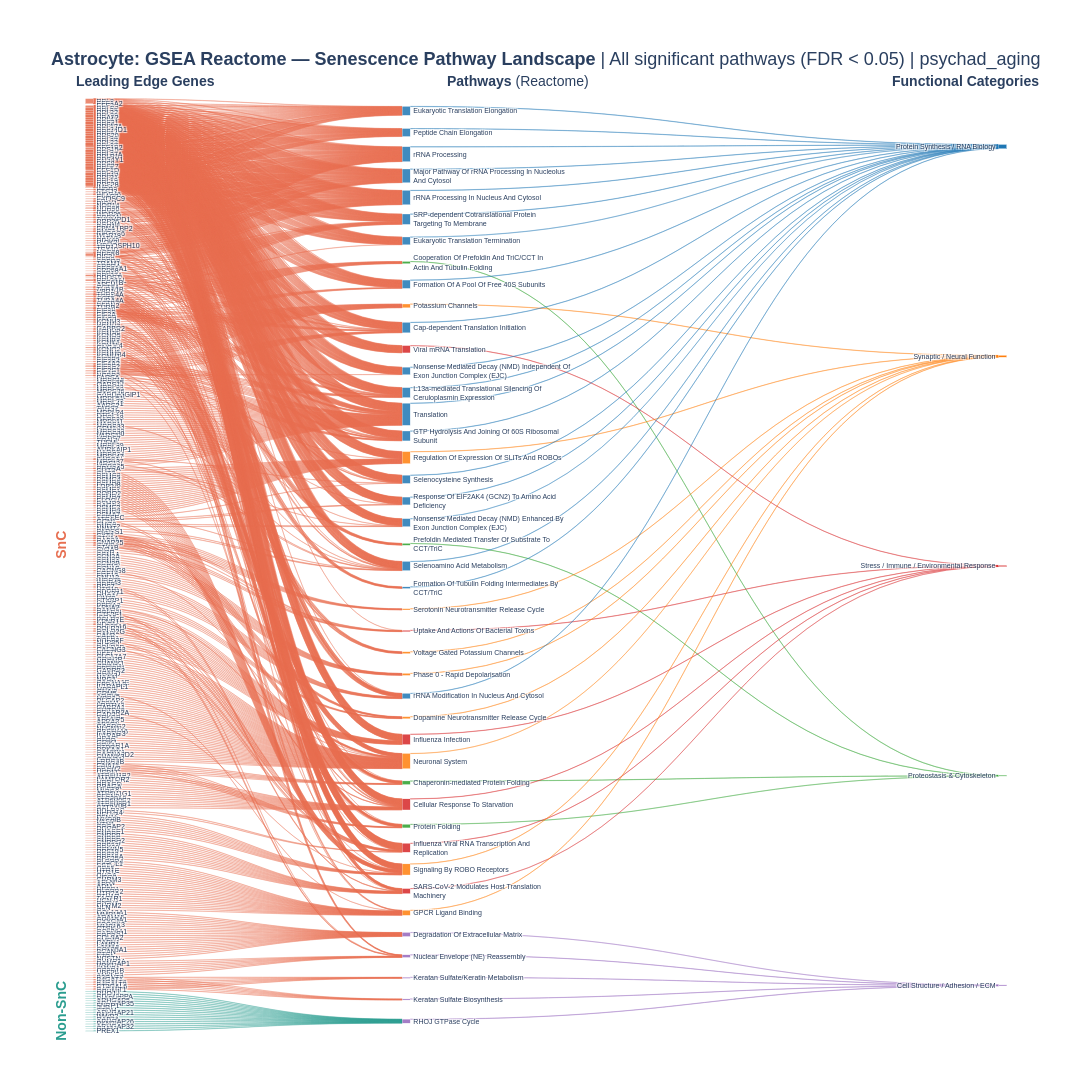

The cell this chart's notebook holds for it:
### Code cell
# ============================================================
# Step 6: Sankey — Gene → Pathway → Functional Category
# ALL leading-edge genes, |NES|-weighted, Reactome only
# ============================================================
import plotly.graph_objects as go
import numpy as np
import re
from collections import defaultdict

# ------------------------------------------------------------
# Parameters
# ------------------------------------------------------------
MAX_PATHWAY_LEN = 45
DATABASE = 'Reactome_2022'
DB_DISPLAY = 'Reactome'

# Category colors
CATEGORY_COLORS = {
    'Protein Synthesis / RNA Biology':         'rgba(31, 119, 180, 0.85)',   # blue
    'Synaptic / Neural Function':              'rgba(255, 127, 14, 0.85)',   # orange
    'Stress / Immune / Environmental Response': 'rgba(214, 39, 40, 0.85)',   # red
    'Proteostasis & Cytoskeleton':             'rgba(44, 160, 44, 0.85)',    # green
    'Cell Structure / Adhesion / ECM':         'rgba(148, 103, 189, 0.85)',  # purple
}
CATEGORY_LINK_COLORS = {k: v.replace('0.85', '0.35') for k, v in CATEGORY_COLORS.items()}

# Direction colors
DIR_COLORS = {
    'SnC':     'rgba(231, 111, 81, 0.8)',
    'Non-SnC': 'rgba(42, 157, 143, 0.8)',
}
DIR_LINK_COLORS = {
    'SnC':     'rgba(231, 111, 81, 0.3)',
    'Non-SnC': 'rgba(42, 157, 143, 0.3)',
}

# ------------------------------------------------------------
# Prepare data
# ------------------------------------------------------------
df = sig_reactome.copy()
df['Pathway'] = df['Term'].str.replace(r'\s*R-HSA-\d+', '', regex=True)
df['Direction'] = np.where(df['NES'] > 0, 'SnC', 'Non-SnC')
df['NES_abs'] = df['NES'].abs()

def wrap_text(text, max_len=MAX_PATHWAY_LEN):
    if len(text) <= max_len:
        return text
    words = text.split()
    lines, current = [], ""
    for word in words:
        if len(current) + len(word) + 1 <= max_len:
            current += (" " if current else "") + word
        else:
            if current: lines.append(current)
            current = word
    if current: lines.append(current)
    return "<br>".join(lines[:2])

# ------------------------------------------------------------
# Build gene-pathway links
# ------------------------------------------------------------
snc_genes = []
nonsnc_genes = []
snc_pathways = []
nonsnc_pathways = []
gene_pathway_links = []
pathway_direction = {}
gene_direction = {}
pathway_to_cat = {}
pathway_nes = {}

# Process SnC pathways (NES > 0, sorted by NES desc)
for _, row in df[df['NES'] > 0].sort_values('NES', ascending=False).iterrows():
    pathway = row['Pathway']
    pw_wrapped = wrap_text(pathway)
    direction = 'SnC'
    
    genes = [g.strip() for g in str(row['Lead_genes']).split(';') if g.strip()]
    if not genes:
        continue
    
    if pw_wrapped not in snc_pathways:
        snc_pathways.append(pw_wrapped)
        pathway_direction[pw_wrapped] = direction
        pathway_to_cat[pw_wrapped] = row['Category']
        pathway_nes[pw_wrapped] = row['NES_abs']
    
    for gene in genes:
        if gene not in snc_genes and gene not in nonsnc_genes:
            snc_genes.append(gene)
            gene_direction[gene] = direction
        gene_pathway_links.append({
            'gene': gene, 'pathway': pw_wrapped,
            'direction': direction, 'category': row['Category'],
            'nes_abs': row['NES_abs']
        })

# Process Non-SnC pathways
for _, row in df[df['NES'] < 0].sort_values('NES', ascending=True).iterrows():
    pathway = row['Pathway']
    pw_wrapped = wrap_text(pathway)
    direction = 'Non-SnC'
    
    genes = [g.strip() for g in str(row['Lead_genes']).split(';') if g.strip()]
    if not genes:
        continue
    
    if pw_wrapped not in nonsnc_pathways:
        nonsnc_pathways.append(pw_wrapped)
        pathway_direction[pw_wrapped] = direction
        pathway_to_cat[pw_wrapped] = row['Category']
        pathway_nes[pw_wrapped] = row['NES_abs']
    
    for gene in genes:
        if gene not in snc_genes and gene not in nonsnc_genes:
            nonsnc_genes.append(gene)
            gene_direction[gene] = direction
        gene_pathway_links.append({
            'gene': gene, 'pathway': pw_wrapped,
            'direction': direction, 'category': row['Category'],
            'nes_abs': row['NES_abs']
        })

genes_list = snc_genes + nonsnc_genes
pathways_list = snc_pathways + nonsnc_pathways

cat_order = [
    'Protein Synthesis / RNA Biology',
    'Synaptic / Neural Function',
    'Stress / Immune / Environmental Response',
    'Proteostasis & Cytoskeleton',
    'Cell Structure / Adhesion / ECM'
]
categories_list = [c for c in cat_order if c in set(pathway_to_cat.values())]

print(f"Genes: {len(genes_list)} ({len(snc_genes)} SnC, {len(nonsnc_genes)} Non-SnC)")
print(f"Pathways: {len(pathways_list)} ({len(snc_pathways)} SnC, {len(nonsnc_pathways)} Non-SnC)")
print(f"Categories: {len(categories_list)}")
print(f"Total links: {len(gene_pathway_links)}")

# ------------------------------------------------------------
# Build node list and indices
# ------------------------------------------------------------
all_nodes = genes_list + pathways_list + categories_list
node_idx = {name: i for i, name in enumerate(all_nodes)}

# ------------------------------------------------------------
# Fixed node positions
# ------------------------------------------------------------
X_GENES = 0.01
X_PATHWAYS = 0.35
X_CATEGORIES = 0.99

node_x, node_y = [], []

n_genes = len(genes_list)
for i in range(n_genes):
    node_x.append(X_GENES)
    node_y.append((i + 0.5) / n_genes)

n_pathways = len(pathways_list)
for i in range(n_pathways):
    node_x.append(X_PATHWAYS)
    node_y.append((i + 0.5) / n_pathways)

n_cats = len(categories_list)
for i in range(n_cats):
    node_x.append(X_CATEGORIES)
    node_y.append(0.05 + (i * 0.90 / max(n_cats - 1, 1)))

# ------------------------------------------------------------
# Build links
# ------------------------------------------------------------
sources, targets, values, link_colors = [], [], [], []

# 1) Gene → Pathway (weight = |NES| of that pathway, color by direction)
gene_pw_seen = {}
for link in gene_pathway_links:
    key = (link['gene'], link['pathway'])
    if key not in gene_pw_seen:
        gene_pw_seen[key] = link
        sources.append(node_idx[link['gene']])
        targets.append(node_idx[link['pathway']])
        values.append(link['nes_abs'])
        link_colors.append(DIR_LINK_COLORS[link['direction']])

# 2) Pathway → Category (weight = |NES|, color by category)
for pw in pathways_list:
    cat = pathway_to_cat[pw]
    if cat in node_idx:
        sources.append(node_idx[pw])
        targets.append(node_idx[cat])
        values.append(pathway_nes[pw])
        link_colors.append(CATEGORY_LINK_COLORS[cat])

# ------------------------------------------------------------
# Node colors
# ------------------------------------------------------------
node_colors = []

for gene in genes_list:
    node_colors.append(DIR_COLORS[gene_direction[gene]])

for pw in pathways_list:
    cat = pathway_to_cat[pw]
    node_colors.append(CATEGORY_COLORS.get(cat, 'rgba(150,150,150,0.8)'))

for cat in categories_list:
    node_colors.append(CATEGORY_COLORS[cat].replace('0.85', '1.0'))

# ------------------------------------------------------------
# Create figure
# ------------------------------------------------------------
fig = go.Figure(data=[go.Sankey(
    arrangement='fixed',
    node=dict(
        pad=4,
        thickness=8,
        line=dict(color='white', width=0.3),
        label=all_nodes,
        color=node_colors,
        x=node_x,
        y=node_y,
    ),
    link=dict(
        source=sources,
        target=targets,
        value=values,
        color=link_colors,
    )
)])

fig.update_layout(
    font=dict(size=7, family='Arial'),
    height=2400,
    width=1800,
    paper_bgcolor='white',
    plot_bgcolor='white',
    margin=dict(t=100, l=80, r=80, b=60),
)

# Title
fig.add_annotation(
    x=0.5, y=1.03, xref='paper', yref='paper',
    text=f'<b>{CELL_TYPE}: GSEA Reactome — Senescence Pathway Landscape</b> | '
         f'All significant pathways (FDR < {FDR_THRESHOLD}) | {DATASET}',
    showarrow=False, font=dict(size=18), xanchor='center', yanchor='bottom'
)

# Column labels
for x_pos, label in zip(
    [X_GENES + 0.06, X_PATHWAYS + 0.12, X_CATEGORIES - 0.04],
    ['<b>Leading Edge Genes</b>', '<b>Pathways</b> (Reactome)', '<b>Functional Categories</b>']
):
    fig.add_annotation(
        x=x_pos, y=1.01, xref='paper', yref='paper',
        text=label, showarrow=False, font=dict(size=14),
        xanchor='center', yanchor='bottom'
    )

# Direction labels
if len(snc_genes) > 0:
    snc_mid = (len(snc_genes) / 2) / n_genes
    fig.add_annotation(
        x=-0.01, y=1 - snc_mid, xref='paper', yref='paper',
        text='<b>SnC</b>', showarrow=False,
        font=dict(size=14, color='rgb(231, 111, 81)'),
        xanchor='right', yanchor='middle', textangle=-90
    )

if len(nonsnc_genes) > 0:
    nonsnc_mid = (len(snc_genes) + len(nonsnc_genes) / 2) / n_genes
    fig.add_annotation(
        x=-0.01, y=1 - nonsnc_mid, xref='paper', yref='paper',
        text='<b>Non-SnC</b>', showarrow=False,
        font=dict(size=14, color='rgb(42, 157, 143)'),
        xanchor='right', yanchor='middle', textangle=-90
    )

fig.show()

# ------------------------------------------------------------
# Save
# ------------------------------------------------------------
import os
os.makedirs(FIGURES_DIR, exist_ok=True)

db_short = 'reactome'
base = FIGURES_DIR / f'{DATASET}_{CELL_TYPE.lower()}_{db_short}_gsea_sankey_full'

fig.write_html(str(base.with_suffix('.html')))
fig.write_image(str(base.with_suffix('.svg')), format='svg', scale=2)
fig.write_image(str(base.with_suffix('.pdf')), format='pdf', scale=2)

print(f"\n✅ Exported:")
print(f"   {base.with_suffix('.html').name}")
print(f"   {base.with_suffix('.svg').name}")
print(f"   {base.with_suffix('.pdf').name}")

### Figure 1 — Plotly figure (JSON) as saved in the notebook; plotly's stock layout.template omitted (floating-point values rounded to 4 significant figures; data arrays with more than 128 entries replaced by an {"elided": "..."} marker saying what was removed)
{"data": [{"arrangement": "fixed", "link": {"color": {"elided": "1473 str values"}, "source": {"elided": "1473 int values"}, "target": {"elided": "1473 int values"}, "value": {"elided": "1473 float values"}}, "node": {"color": {"elided": "449 str values"}, "label": {"elided": "449 str values"}, "line": {"color": "white", "width": 0.3}, "pad": 4, "thickness": 8, "x": {"elided": "449 float values"}, "y": {"elided": "449 float values"}}, "type": "sankey"}], "layout": {"annotations": [{"font": {"size": 18}, "showarrow": false, "text": "<b>Astrocyte: GSEA Reactome — Senescence Pathway Landscape</b> | All significant pathways (FDR < 0.05) | psychad_aging", "x": 0.5, "xanchor": "center", "xref": "paper", "y": 1.03, "yanchor": "bottom", "yref": "paper"}, {"font": {"size": 14}, "showarrow": false, "text": "<b>Leading Edge Genes</b>", "x": 0.07, "xanchor": "center", "xref": "paper", "y": 1.01, "yanchor": "bottom", "yref": "paper"}, {"font": {"size": 14}, "showarrow": false, "text": "<b>Pathways</b> (Reactome)", "x": 0.47, "xanchor": "center", "xref": "paper", "y": 1.01, "yanchor": "bottom", "yref": "paper"}, {"font": {"size": 14}, "showarrow": false, "text": "<b>Functional Categories</b>", "x": 0.95, "xanchor": "center", "xref": "paper", "y": 1.01, "yanchor": "bottom", "yref": "paper"}, {"font": {"color": "rgb(231, 111, 81)", "size": 14}, "showarrow": false, "text": "<b>SnC</b>", "textangle": -90, "x": -0.01, "xanchor": "right", "xref": "paper", "y": 0.5224, "yanchor": "middle", "yref": "paper"}, {"font": {"color": "rgb(42, 157, 143)", "size": 14}, "showarrow": false, "text": "<b>Non-SnC</b>", "textangle": -90, "x": -0.01, "xanchor": "right", "xref": "paper", "y": 0.02244, "yanchor": "middle", "yref": "paper"}], "font": {"family": "Arial", "size": 7}, "height": 2400, "margin": {"b": 60, "l": 80, "r": 80, "t": 100}, "paper_bgcolor": "white", "plot_bgcolor": "white", "width": 1800}}
